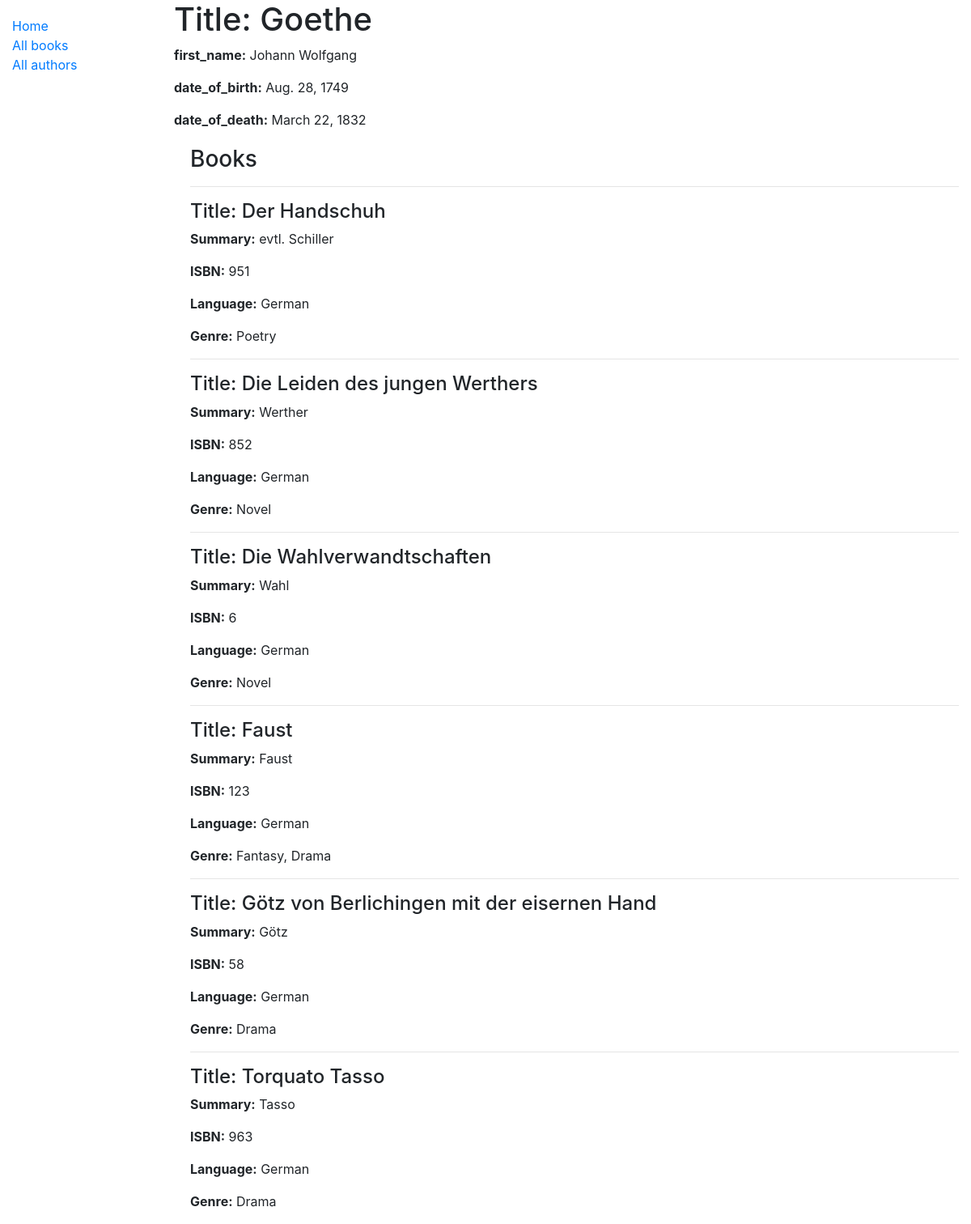
/catalog/author/2, run on the app's committed database.
### catalog/models.py (models this page shows, shortened)
class Author(models.Model):
    first_name = models.CharField(max_length=100)
    last_name = models.CharField(max_length=100)
    date_of_birth = models.DateField(null=True, blank=True)
    date_of_death = models.DateField('Died', null=True, blank=True)
    class Meta:
        ordering = ['last_name', 'first_name']

class Book(models.Model):
    title = models.CharField(max_length=200)
    author = models.ForeignKey('Author', on_delete=models.SET_NULL, null=True)
    summary = models.TextField(max_length=1000, help_text='Enter a brief description of the book')
    isbn = models.CharField('ISBN', max_length=13, unique=True,
                            help_text='13 Character <a href="https://www.isbn-international.org/content/what-isbn">ISBN number</a>')
    genre = models.ManyToManyField(Genre, help_text='Select a genre for this book')
    language = models.ForeignKey('Language', on_delete=models.SET_NULL, null=True)
    class Meta:
        ordering = ['title']
    def display_genre(self):
        """Create a string for the Genre. This is required to display genre in Admin."""
        return ', '.join(genre.name for genre in self.genre.all()[:3])
    display_genre.short_description = 'Genre'

class Language(models.Model):
    name = models.CharField(max_length=200,
                            help_text="Enter the book's natural language (e.g. English, French, Japanese etc.)")
    def __str__(self):
        return self.name

class Genre(models.Model):
    name = models.CharField(max_length=200, help_text='Enter a book genre (e.g. Science Fiction)')
    def __str__(self):
        return self.name

### catalog/views.py (the view)
# urls.py: path('author/<int:pk>', views.AuthorDetailView.as_view(), name='author-detail'),
class AuthorDetailView(generic.DetailView):
    model = Author

### catalog/templates/catalog/author_detail.html
{% extends "base_generic.html" %}
{% block content %}
  <h1>Title: {{ author.last_name }}</h1>
  <p><strong>first_name:</strong> {{ author.first_name }}</p>
  <p><strong>date_of_birth:</strong> {{ author.date_of_birth }}</p>
  <p><strong>date_of_death:</strong> {{ author.date_of_death }}</p>
  <div style="margin-left:20px;margin-top:20px">
    <h3>Books</h3>
    {% for book in author.book_set.all %}
      <hr>
        <h4>Title: {{ book.title }}</h4>
          <p><strong>Summary:</strong> {{ book.summary }}</p>
          <p><strong>ISBN:</strong> {{ book.isbn }}</p>
          <p><strong>Language:</strong> {{ book.language }}</p>
          <p><strong>Genre:</strong> {{ book.genre.all|join:", " }}</p>
    {% endfor %}
  </div>
{% endblock %}

### catalog/templates/base_generic.html (shortened to what this page needs)
<!DOCTYPE html>
<html lang="en">
<head>
  <link rel="stylesheet" href="https://cdn.jsdelivr.net/npm/bootstrap@4.5.3/dist/css/bootstrap.min.css">
  {% load static %}
  <link rel="stylesheet" href="{% static 'css/styles.css' %}">
</head>
<body>
  <div class="container-fluid">
    <div class="row">
      <div class="col-sm-2">
      {% block sidebar %}
        <ul class="sidebar-nav">
          <li><a href="{% url 'index' %}">Home</a></li>
          <li><a href="{% url 'books' %}">All books</a></li>
          <li><a href="{% url 'authors' %}">All authors</a></li>
        </ul>
     {% endblock %}
      </div>
      <div class="col-sm-10 ">{% block content %}{% endblock %}</div>
    </div>
  </div>
</body>
</html>

### catalog/static/css/styles.css (style rules this page uses)
.sidebar-nav { margin-top: 20px; padding: 0; list-style: none; }

### data on the page
Author: last_name "Goethe", first_name "Johann Wolfgang", date_of_birth "Aug. 28, 1749", date_of_death "March 22, 1832"
Book: title "Der Handschuh", summary "evtl. Schiller", isbn "951", language "German", genre.all "Poetry"
Book: title "Die Leiden des jungen Werthers", summary "Werther", isbn "852", language "German", genre.all "Novel"
Book: title "Die Wahlverwandtschaften", summary "Wahl", isbn "6", language "German", genre.all "Novel"
Book: title "Faust", summary "Faust", isbn "123", language "German", genre.all "Fantasy, Drama"
Book: title "Götz von Berlichingen mit der eisernen Hand", summary "Götz", isbn "58", language "German", genre.all "Drama"
Book: title "Torquato Tasso", summary "Tasso", isbn "963", language "German", genre.all "Drama"
